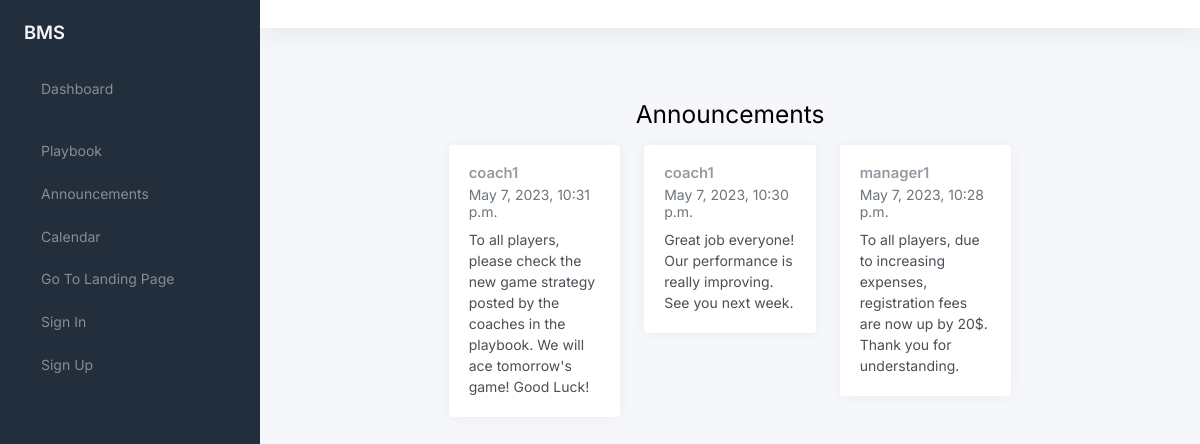
The app's page /announcements_player/ with its own data.
### bMSapp/models.py (models this page shows, shortened)
class Announcement(models.Model):
    owner = models.ForeignKey(Profile, on_delete=models.CASCADE)
    message = models.TextField()
    datetime = models.DateTimeField(auto_now_add=True)

class Profile(models.Model):
    user = models.OneToOneField(User, on_delete=models.CASCADE)
    phone_number = models.CharField(max_length=15)
    date_of_birth = models.DateField()

### bMSapp/views.py (the view)
# urls.py: path('announcements_player/', views.announcements_player,
def announcements_player(request):
    announcements = Announcement.objects.all().order_by('-datetime')
    return render(request, 'announcements_player.html', {'announcements': announcements})

### templates/announcements_player.html (shortened to what this page needs)
{% extends 'base_player.html' %} {% block content %}
<main class="content">
  <div class="text-center mt-4">
    <h1 class="h2">Announcements</h1>
  </div>
  <div class="row">
    <div class="col-12 d-flex justify-content-center">
      <div class="col-lg-8 col-xxl-9">
        <div class="row">
          {% for announcement in announcements %}
          <div class="col-md-6 col-lg-4 mb-4">
            <div class="card">
              <div class="card-body">
                <h5 class="card-title">
                  {{announcement.owner.user.username}}
                </h5>
                <h6 class="card-subtitle mb-2 text-muted">
                  {{announcement.datetime}}
                </h6>
                <p class="card-text">{{announcement.message}}</p>
              </div>
            </div>
          </div>
          {% endfor %}
        </div>
</main>
{% endblock %}

### records on screen
Announcement: owner.user.username "coach1", datetime "May 7, 2023, 10:31 p.m.", message "To all players, please check the new game strategy posted by the coaches in the playbook. We will ace tomorrow's game! Good Luck!"
Announcement: owner.user.username "coach1", datetime "May 7, 2023, 10:30 p.m.", message "Great job everyone! Our performance is really improving. See you next week."
Announcement: owner.user.username "manager1", datetime "May 7, 2023, 10:28 p.m.", message "To all players, due to increasing expenses, registration fees are now up by 20$. Thank you for understanding."
